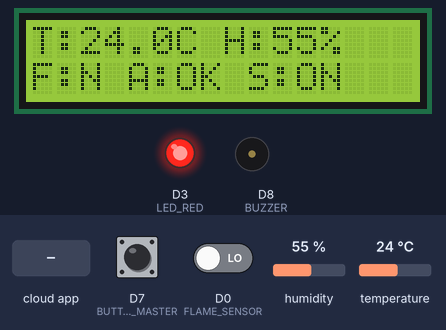
Recording of a sketch running on a simulated ESP8266 (NodeMCU). On the bench: 16×2 character LCD, output pins drawn as LEDs (lit = HIGH), buzzer (waves = sounding, pin HIGH). The test bench sets the inputs (shaded band); at power-on: humidity 55 %, D0 (FLAME_SENSOR) LOW, D7 (BUTTON_MASTER) HIGH, temperature 24 °C. WiFi joins after 1.5 s; servers stay silent unless stated; the Firebase database answers and starts empty; what the sketch prints to the serial monitor is not drawn.

Above: at 4.7 s.
4.8 s: humidity set to 31 %
At 7.6 s:
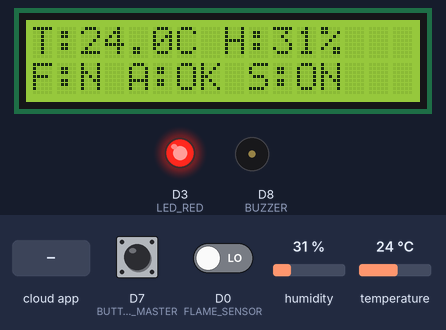
7.9 s: humidity set to 28 %
At 9.96 s:
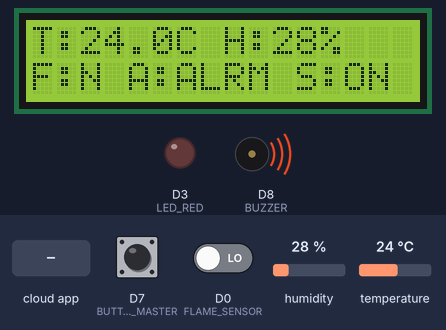
10.6 s: the phone or cloud app sets master to 0
At 12.4 s:
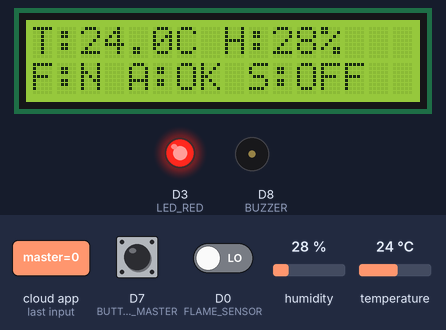
12.7 s: D0 (FLAME_SENSOR) driven HIGH
At 14.1 s:
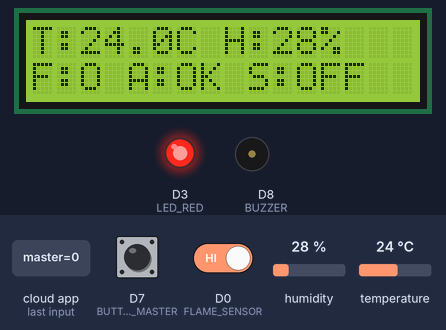
15.3 s: D7 (BUTTON_MASTER) pulled LOW for 1 s
At 16.8 s:
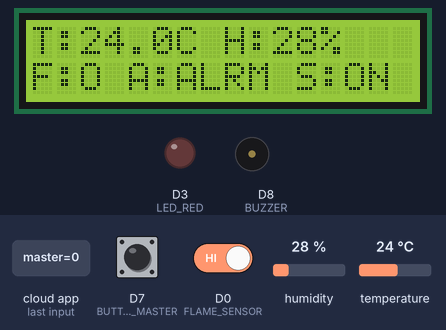
18.6 s: temperature set to 12 °C
At 21.48 s:
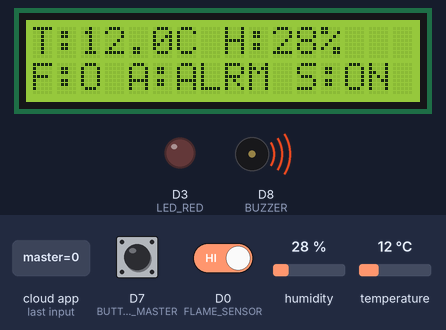
Timing chart, 0 to 22.8 s (numbered marks = the images above; inputs shaded):
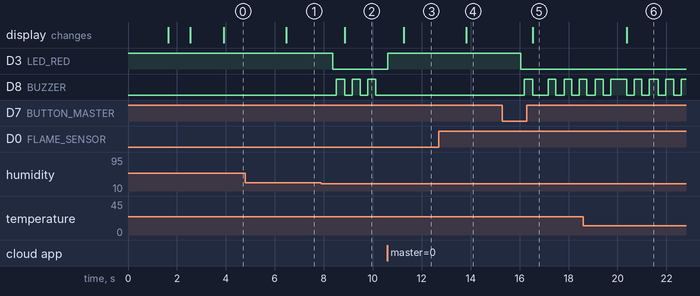

Measured:
- the behaviour switches between 30 and 29 % on humidity (found by bisection; images 1 and 2)
- after the input at 4.8 s, the display: changes after 1.7 s (image 1)
- after the input at 7.9 s, D3 (LED_RED): HIGH → LOW after 0.47 s; D8 (BUZZER): alternates HIGH for 0.34 s and LOW for 0.31 s, starting after 0.62 s; the display: changes after 0.96 s (image 2)
- after the input at 10.6 s, D3 (LED_RED): LOW → HIGH at once; D8 (BUZZER): stops changing and stays LOW; the display: changes after 0.66 s (image 3)
- after the input at 12.7 s, the display: changes after 1.1 s (image 4)
- after the input at 15.3 s, D3 (LED_RED): HIGH → LOW after 0.74 s; D8 (BUZZER): goes HIGH 0.34 s, LOW 0.63 s, HIGH 0.31 s, LOW 0.34 s, HIGH 0.31 s, LOW 0.31 s, then HIGH, starting after 0.89 s; the display: changes after 1.2 s (image 5)
- after the input at 18.6 s, the display: changes after 1.8 s (image 6)

The sketch:

esp8266.ino
```cpp
#include <ESP8266WiFi.h>
#include <Wire.h>
#include <Firebase_ESP_Client.h>
#include <DHT.h>
#include <hd44780.h>
#include <hd44780ioClass/hd44780_I2Cexp.h>

#include "config.h"

// ========== Pin mapping (NodeMCU v3) ==========
#define FLAME_SENSOR FLAME_PIN
#define DHT_PIN D4        // GPIO2  - DHT11 data
#define LED_RED D3        // GPIO0  - Red LED (LOW=ON, HIGH=OFF)
#define BUZZER D8         // GPIO15 - Buzzer (HIGH=ON)
#define BUTTON_MASTER D7  // GPIO13 - Master toggle button (HIGH=released, LOW=pressed)
#define LCD_SDA D2        // GPIO4  - LCD I2C data
#define LCD_SCL D1        // GPIO5  - LCD I2C clock

// ========== Timing ==========
#define DHT_INTERVAL 2000
#define FLAME_INTERVAL 10
#define FIREBASE_INTERVAL 3000
#define LCD_INTERVAL 1000


// ========== Objects ==========
FirebaseData fbdo;
FirebaseAuth auth;
FirebaseConfig config;

DHT dht(DHT_PIN, DHT11);
hd44780_I2Cexp lcd(0x27);

// ========== State variables ==========
bool masterState = true;
bool alertActive = false;
unsigned long alertHoldStart = 0;

float lastTemp = NAN;
float lastHum = NAN;
bool lastFlame = false;

// Button debounce
bool lastBtnReading = HIGH;
bool stableBtnState = HIGH;
unsigned long lastBtnDebounce = 0;
const unsigned long debounceDelay = 50;

// Buzzer pulsing
bool buzzerPulsing = false;
unsigned long lastBuzzerToggle = 0;
const unsigned long BUZZER_INTERVAL = 150;

// Timing
unsigned long lastDHTRead = 0;
unsigned long lastFlameRead = 0;
unsigned long lastFbUpdate = 0;
unsigned long lastLCDUpdate = 0;

// DHT error counter
int dhtErrors = 0;

// ========== Setup ==========
void setup() {
  Serial.begin(115200);

  // Pins
  pinMode(FLAME_SENSOR, INPUT);
  pinMode(LED_RED, OUTPUT);
  pinMode(BUZZER, OUTPUT);
  pinMode(BUTTON_MASTER, INPUT_PULLUP);

  // Initial state: everything OFF
  digitalWrite(LED_RED, HIGH);
  digitalWrite(BUZZER, LOW);

  // DHT
  dht.begin();

  // LCD
  lcd.begin(16, 2);
  lcd.backlight();
  lcd.setCursor(0, 0);
  lcd.print("Demarrage...      ");
  lcd.setCursor(0, 1);
  lcd.print("WiFi...           ");

  // WiFi (timeout 15s)
  WiFi.begin(ssid, password);
  Serial.print("Connecting to WiFi");
  int wifiRetry = 0;
  while (WiFi.status() != WL_CONNECTED && wifiRetry < 30) {
    delay(500);
    Serial.print(".");
    wifiRetry++;
  }
  if (WiFi.status() == WL_CONNECTED) {
    Serial.println("\nWiFi connected");
    Serial.print("IP: ");
    Serial.println(WiFi.localIP());
    lcd.setCursor(0, 0);
    lcd.print("WiFi OK           ");
    lcd.setCursor(0, 1);
    lcd.print("Firebase...       ");
  } else {
    Serial.println("\nWiFi failed, continuing in offline mode");
    lcd.setCursor(0, 0);
    lcd.print("WiFi FAILED!    ");
    lcd.setCursor(0, 1);
    lcd.print("Offline mode...  ");
  }

  // Firebase
  config.api_key = API_KEY;
  auth.user.email = USER_EMAIL;
  auth.user.password = USER_PASSWORD;
  config.database_url = DATABASE_URL;
  Firebase.reconnectWiFi(true);
  Firebase.begin(&config, &auth);

  // Wait for Firebase ready
  int retry = 0;
  while (!Firebase.ready() && retry < 30) {
    delay(500);
    retry++;
  }

  if (Firebase.ready()) {
    // Initialize Firebase paths if not set
    Firebase.RTDB.setBool(&fbdo, "/master", true);
    Firebase.RTDB.setFloat(&fbdo, "/sensor/temperature", 0);
    Firebase.RTDB.setFloat(&fbdo, "/sensor/humidity", 0);
    Firebase.RTDB.setBool(&fbdo, "/sensor/flame", false);
    Firebase.RTDB.setBool(&fbdo, "/alert/active", false);
    Firebase.RTDB.setString(&fbdo, "/alert/reason", "");
  }

  lcd.clear();
  lcd.setCursor(0, 0);
  lcd.print("Systeme pret!");
  delay(1000);
}

// ========== Read Flame Sensor ==========
bool readFlame() {
  int raw = digitalRead(FLAME_SENSOR);
  bool detected = FLAME_ACTIVE_LOW ? (raw == LOW) : (raw == HIGH);
  // Debug: uncomment next line to see raw sensor value
  // Serial.printf("FLAME PIN=%d RAW=%s DETECTED=%s\n", FLAME_SENSOR, raw == HIGH ? "HIGH" : "LOW", detected ? "YES" : "NO");
  return detected;
}

// ========== Read DHT11 ==========
bool readDHT(float &temp, float &hum) {
  temp = dht.readTemperature();
  hum = dht.readHumidity();
  if (isnan(temp) || isnan(hum)) {
    dhtErrors++;
    return false;
  }
  dhtErrors = 0;
  return true;
}

// ========== Check Alert Conditions ==========
bool checkAlert(float temp, float hum, bool flame) {
  if (!masterState) return false;
  if (flame) return true;
  if (!isnan(temp) && (temp < TEMP_MIN || temp > TEMP_MAX)) return true;
  if (!isnan(hum) && (hum < HUM_MIN || hum > HUM_MAX)) return true;
  return false;
}

// ========== Build Alert Reason (fixed buffer) ==========
void buildAlertReason(char* buf, size_t len, float temp, float hum, bool flame) {
  int pos = 0;
  if (flame) pos += snprintf(buf + pos, len - pos, "Flamme detectee! ");
  if (!isnan(temp) && (temp < TEMP_MIN || temp > TEMP_MAX))
    pos += snprintf(buf + pos, len - pos, "Temp %.1fC (normale %.0f-%.0f) ", temp, TEMP_MIN, TEMP_MAX);
  if (!isnan(hum) && (hum < HUM_MIN || hum > HUM_MAX))
    pos += snprintf(buf + pos, len - pos, "Hum %.0f%% (normale %.0f-%.0f%%)", hum, HUM_MIN, HUM_MAX);
  if (pos == 0) snprintf(buf, len, "Alerte inconnue");
}

// ========== Update LCD ==========
void updateLCD(float temp, float hum, bool flame, bool alert) {
  char line0[17];
  char line1[17];

  if (!isnan(temp) && !isnan(hum)) {
    snprintf(line0, 17, "T:%.1fC H:%.0f%%", temp, hum);
  } else {
    snprintf(line0, 17, "DHT11: ERR");
  }
  for (int i = strlen(line0); i < 16; i++) line0[i] = ' ';
  line0[16] = '\0';

  snprintf(line1, 17, "F:%s A:%s S:%s",
    flame ? "O" : "N",
    alert ? "ALRM" : "OK",
    masterState ? "ON" : "OFF");
  for (int i = strlen(line1); i < 16; i++) line1[i] = ' ';
  line1[16] = '\0';

  lcd.setCursor(0, 0);
  lcd.print(line0);
  lcd.setCursor(0, 1);
  lcd.print(line1);
}

// ========== Main Loop ==========
void loop() {
  unsigned long now = millis();

  // ---- Read Flame Sensor (always, independent of Firebase) ----
  if (now - lastFlameRead >= FLAME_INTERVAL) {
    bool newFlame = readFlame();
    if (newFlame != lastFlame) {
      lastFlame = newFlame;
    }
    lastFlameRead = now;
  }

  // ---- Read DHT11 (always, independent of Firebase) ----
  float temp = NAN, hum = NAN;
  if (now - lastDHTRead >= DHT_INTERVAL) {
    readDHT(temp, hum);
    if (!isnan(temp) && !isnan(hum)) {
      lastTemp = temp;
      lastHum = hum;
    }
    lastDHTRead = now;
  }

  // ---- Button (toggle only on press: HIGH->LOW) ----
  bool btnChanged = false;
  bool btnReading = digitalRead(BUTTON_MASTER);
  if (btnReading != lastBtnReading) {
    lastBtnDebounce = now;
  }
  if ((now - lastBtnDebounce) > debounceDelay) {
    if (btnReading != stableBtnState) {
      stableBtnState = btnReading;
      if (stableBtnState == LOW) {
        masterState = !masterState;
        btnChanged = true;
      }
    }
  }
  lastBtnReading = btnReading;

  // ---- Firebase operations (only if connected) ----
  bool fbReady = Firebase.ready();

  if (fbReady) {
    // Firebase Master Control (skip if button just changed)
    if (!btnChanged) {
      if (Firebase.RTDB.getBool(&fbdo, "/master")) {
        bool fbMaster = fbdo.boolData();
        if (fbMaster != masterState) {
          masterState = fbMaster;
          Serial.printf("Firebase master: %s\n", masterState ? "ON" : "OFF");
        }
      }
    }

    // Push button state to Firebase
    if (btnChanged) {
      Firebase.RTDB.setBool(&fbdo, "/master", masterState);
      yield();
    }
  }

  // ---- Apply Master State (always, even without Firebase) ----
  if (!masterState) {
    digitalWrite(LED_RED, HIGH);
    digitalWrite(BUZZER, LOW);
    buzzerPulsing = false;
    if (alertActive) {
      alertActive = false;
      alertHoldStart = 0;
      if (fbReady) {
        FirebaseJson json;
        json.set("active", false);
        json.set("reason", "Systeme desactive");
        json.set("timestamp", String(now));
        Firebase.RTDB.setJSON(&fbdo, "/alert", &json);
        yield();
      }
    }
  }

  // ---- Check Alert (10s hold after condition clears) ----
  bool hazard = checkAlert(lastTemp, lastHum, lastFlame);
  char alertReason[120] = "";

  if (hazard) {
    if (!alertActive) {
      alertActive = true;
      alertHoldStart = 0;
      if (fbReady) {
        buildAlertReason(alertReason, sizeof(alertReason), lastTemp, lastHum, lastFlame);
        FirebaseJson json;
        json.set("active", true);
        json.set("reason", alertReason);
        json.set("timestamp", String(now));
        Firebase.RTDB.setJSON(&fbdo, "/alert", &json);
        yield();
      }
      digitalWrite(LED_RED, LOW);
      buzzerPulsing = true;
    } else {
      alertHoldStart = 0;
    }
  } else {
    if (alertActive) {
      if (alertHoldStart == 0) {
        alertHoldStart = now;
        if (fbReady) {
          buildAlertReason(alertReason, sizeof(alertReason), lastTemp, lastHum, lastFlame);
          FirebaseJson json;
          json.set("active", true);
          json.set("reason", "Alerte maintenue 10s");
          json.set("timestamp", String(now));
          Firebase.RTDB.setJSON(&fbdo, "/alert", &json);
          yield();
        }
      } else if (now - alertHoldStart >= 10000) {
        alertActive = false;
        alertHoldStart = 0;
        if (fbReady) {
          FirebaseJson json;
          json.set("active", false);
          json.set("reason", "");
          json.set("timestamp", String(now));
          Firebase.RTDB.setJSON(&fbdo, "/alert", &json);
          yield();
        }
        digitalWrite(LED_RED, HIGH);
        digitalWrite(BUZZER, LOW);
        buzzerPulsing = false;
      }
    }
  }

  // ---- Push flame immediately on change (if Firebase ready) ----
  if (fbReady) {
    Firebase.RTDB.setBool(&fbdo, "/sensor/flame", lastFlame);
    yield();
  }

  // ---- Update LCD ----
  if (now - lastLCDUpdate >= LCD_INTERVAL) {
    updateLCD(lastTemp, lastHum, lastFlame, alertActive);
    lastLCDUpdate = now;
  }
  yield();

  // ---- Buzzer Pulsing ----
  if (buzzerPulsing && masterState) {
    if (now - lastBuzzerToggle >= BUZZER_INTERVAL) {
      lastBuzzerToggle = now;
      digitalWrite(BUZZER, !digitalRead(BUZZER));
    }
  } else {
    digitalWrite(BUZZER, LOW);
  }

  // ---- Update Firebase Sensor Data (temp/hum every 3s) ----
  if (fbReady && now - lastFbUpdate >= FIREBASE_INTERVAL) {
    if (!isnan(lastTemp))
      Firebase.RTDB.setFloat(&fbdo, "/sensor/temperature", lastTemp);
    if (!isnan(lastHum))
      Firebase.RTDB.setFloat(&fbdo, "/sensor/humidity", lastHum);
    yield();
    lastFbUpdate = now;
  }

  delay(10);
}
```

config.h
```cpp
// ========== WiFi ==========
const char* ssid = "TT_48F8";
const char* password = "5kkje4p9ys";

// ========== Firebase ==========
#define API_KEY "AIzaSyBITxcSCeU9gjBp7jXLWMNf2jnbjGn7qaU"
#define DATABASE_URL "https://cof-coal-default-rtdb.europe-west1.firebasedatabase.app/"
#define USER_EMAIL "admin.cofcoal.tn@gmail.com"
#define USER_PASSWORD "@cof-coal.tn"

// ========== Thresholds ==========
#define TEMP_MIN 15.0
#define TEMP_MAX 35.0
#define HUM_MIN 30.0
#define HUM_MAX 70.0

// ========== Flame Sensor ==========
// Set to false if your module outputs HIGH when flame is detected
#define FLAME_ACTIVE_LOW false
// Pin: D0 (GPIO16). If unreliable, try D5 (GPIO14) or D6 (GPIO12)
#define FLAME_PIN D0
```
